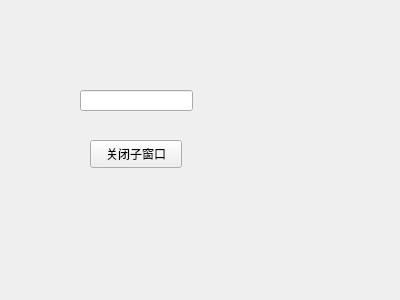
<?xml version="1.0" encoding="UTF-8"?>
<ui version="4.0">
 <class>Child</class>
 <widget class="QWidget" name="Child">
  <property name="geometry">
   <rect>
    <x>0</x>
    <y>0</y>
    <width>400</width>
    <height>300</height>
   </rect>
  </property>
  <property name="windowTitle">
   <string>Form</string>
  </property>
  <widget class="QPushButton" name="m_btnChild">
   <property name="geometry">
    <rect>
     <x>90</x>
     <y>140</y>
     <width>92</width>
     <height>28</height>
    </rect>
   </property>
   <property name="text">
    <string>关闭子窗口</string>
   </property>
  </widget>
  <widget class="QLineEdit" name="m_childlineEdit">
   <property name="geometry">
    <rect>
     <x>80</x>
     <y>90</y>
     <width>113</width>
     <height>21</height>
    </rect>
   </property>
  </widget>
 </widget>
 <resources/>
 <connections/>
</ui>
